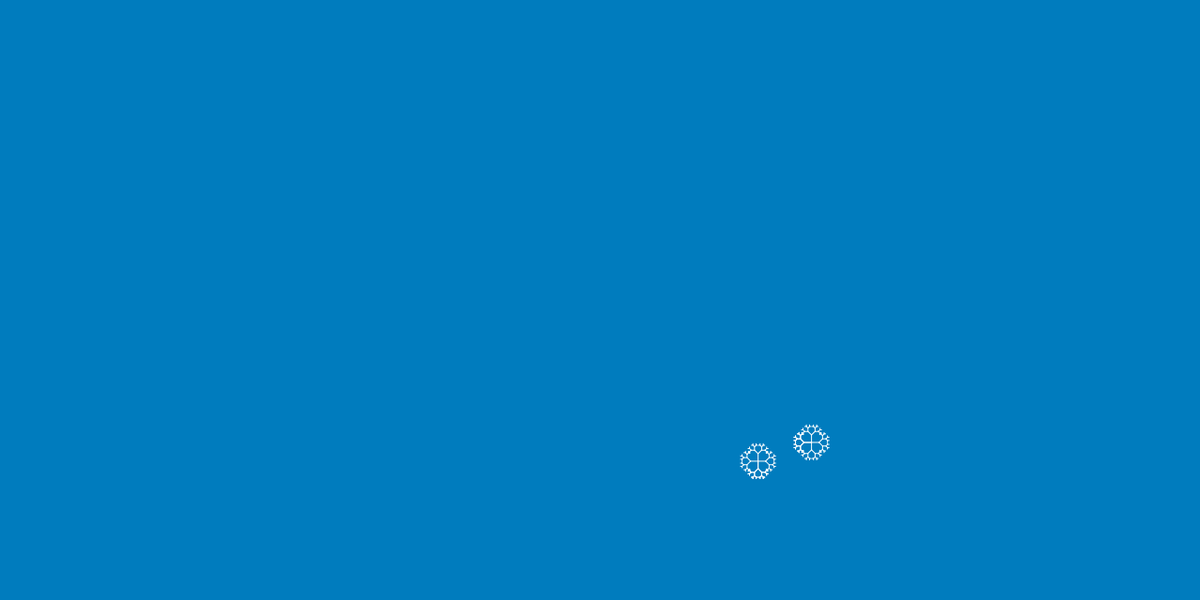
Frame 1 (no input)
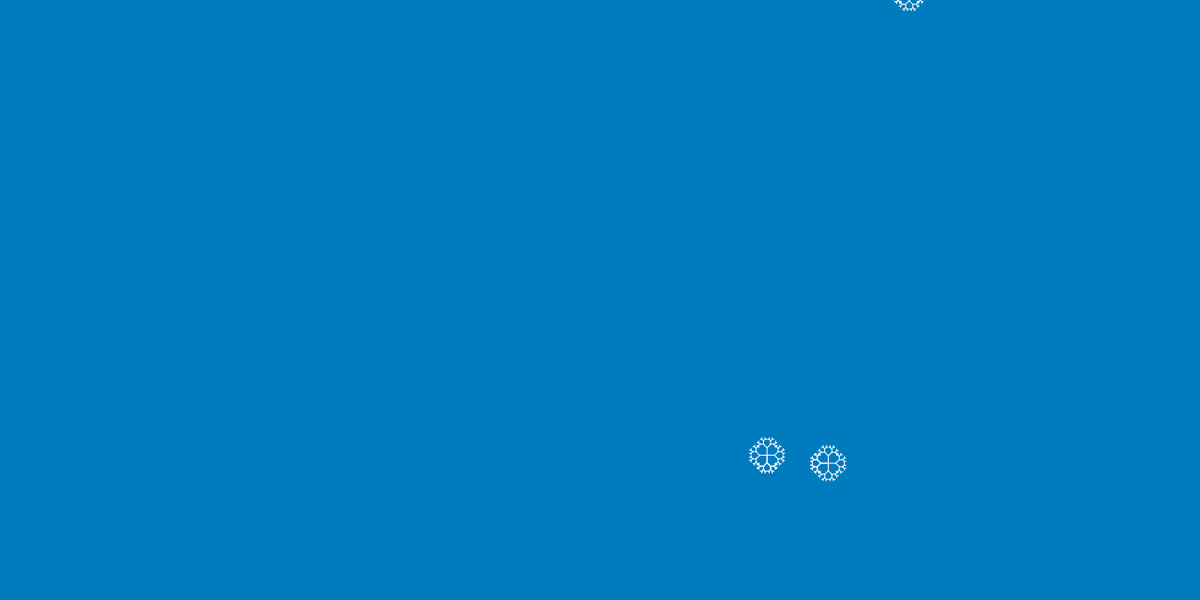
Frame 60 (no input)
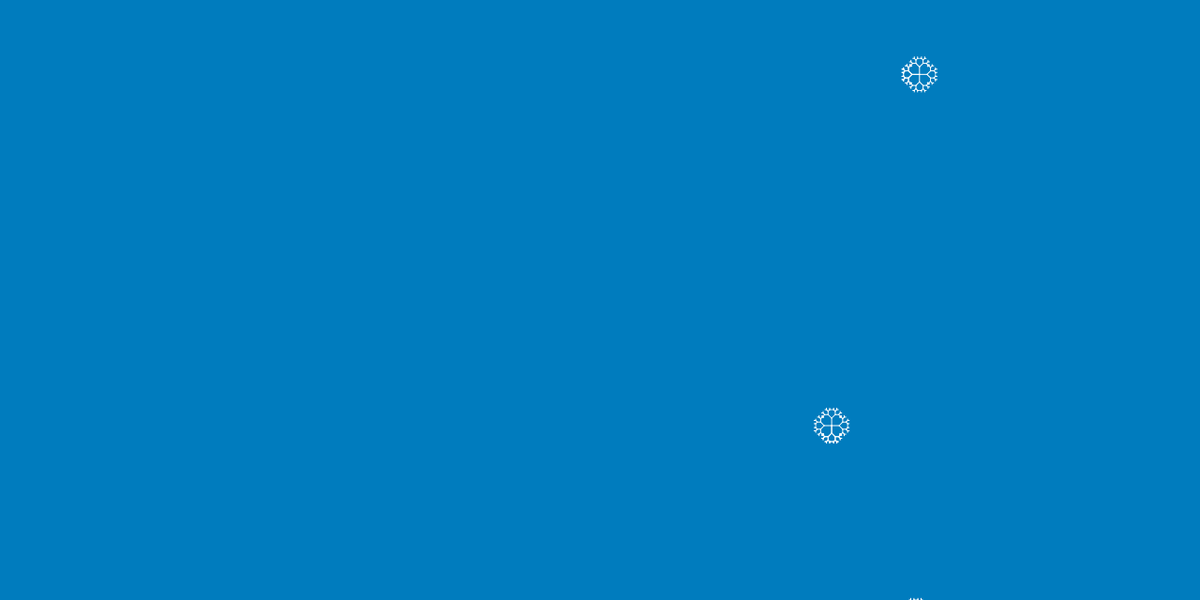
Frame 120 (the mouse pressed at the canvas centre since frame 60)

The p5.js sketch that drew these frames (run headless with seeded random() and noise() and a simulated clock; from frame 60 on, the mouse is pressed at the canvas centre):

// p5.js sketch
// ── sketch.js
/*jshint esversion: 6 */
var p;
var swag = 0;
var swagstep = 0.005;

var Canvas = {
  init() {
    createCanvas(1280, 640);
    document.querySelector('main')
      .appendChild(document.querySelector('canvas'));

    ps = new ParticleSystem(createVector(width / 2, -20));
    for (let i = 0; i < 12; ++i) ps.addParticle();
    repeller = new Repeller(width / 2, height / 2);

    slider = createSlider(0, TWO_PI, PI / 4, 0.01);

  },
  draw() {
    background('#007CBE');

    var gravity = createVector(0, 0.0005);
    ps.applyForce(gravity);

    // ps.applyRepeller(repeller);
    // repeller.display();
    ps.run();
  }
};

//~-~-~-~-~-~-~-~-~-~-~-~-~-~-~-~-~-~-~-~-~-~-~-~-~-~-~-~-~-~-~-~-~->

var Repeller = function (x, y) {
  this.power = 2;
  this.position = createVector(x, y);

  this.display = function () {
    stroke(255);
    strokeWeight(2);
    fill(127);
    ellipse(this.position.x, this.position.y, 32, 32);
  };

  this.repel = function (p) {
    var dir = p5.Vector.sub(this.position, p.position); // Calculate direction of force
    var d = dir.mag(); // Distance between objects
    dir.normalize(); // Normalize vector (distance doesn't matter here, we just want this vector for direction)
    d = constrain(d, 1, 100); // Keep distance within a reasonable range
    var force = -1 * this.power / (d * d); // Repelling force is inversely proportional to distance
    dir.mult(force); // Get force vector --> magnitude * direction
    return dir;
  };
};

var ParticleSystem = function (position) {
  this.origin = position.copy();
  this.particles = [];
};

ParticleSystem.prototype.addParticle = function (particle = new Particle(this.origin)) {
  this.origin = createVector(width * Math.random() - 20);
  this.particles.push(particle = new Particle(createVector(width * Math.random() - 20, -20)));
};

ParticleSystem.prototype.run = function () {
  for (var i = this.particles.length - 1; i >= 0; i--) {
    var p = this.particles[i];
    p.run();
    if (p.isDead()) {
      this.particles.splice(i, 1);
      this.addParticle();
    }
  }
};

// A function to apply a force to all Particles
ParticleSystem.prototype.applyForce = function (f) {
  for (var i = 0; i < this.particles.length; i++) {
    this.particles[i].applyForce(f);
  }
};

ParticleSystem.prototype.applyRepeller = function (r) {
  for (var i = 0; i < this.particles.length; i++) {
    var p = this.particles[i];
    var force = r.repel(p);
    p.applyForce(force);
  }
};

var Particle = function (position) {
  this.acceleration = createVector(0, 0);
  this.velocity = createVector(0, 0);

  this.position = position.copy();
  this.lifespan = 275 + 600 * Math.random();
  this.mass = 0.5 + 1 * Math.random();

  let wind = createVector(0.003, 0);
  this.applyForce(wind);

  this.angle = 0;
  this.angularVelocity = 0;
  this.angularAcceleration = 0;
};

Particle.prototype.run = function () {
  this.update();
  this.display();
};

Particle.prototype.applyForce = function (force) {
  this.acceleration.add(p5.Vector.div(force, this.mass));
};

Particle.prototype.update = function () {
  this.velocity.add(this.acceleration);
  this.position.add(this.velocity);
  this.lifespan -= 2;

  this.angularVelocity += this.angularAcceleration;
  this.angle += constrain(this.angularVelocity * 1.5 * Math.random() / 4, -0.2, 0.2);
  this.angularAcceleration = constrain(this.acceleration.x / 10, 0, 1);
};

// Method to display
Particle.prototype.display = function () {
  angle = slider.value();
  //push();
  stroke(255, this.lifespan);
  fill(255, this.lifespan / 2);
  translate(this.position.x, this.position.y);
  let step = PI / 2;
  for (let deg = 0; deg <= TWO_PI; deg += step) {
    rotate(step);
    push();
    this.branch(8);
    pop();
  }
  //pop();
  /*
  stroke(255, this.lifespan);
  strokeWeight(2);
  fill(240, this.lifespan / 4 - 60);

  push();
  translate(this.position.x, this.position.y);
  rotate(this.angle);
  let size = {
    width: 25,
    height: 25
  };
  rect(-size.width / 2, -size.height / 2, size.width, size.height);
  pop();

}; */
}

// Is the article still useful?
Particle.prototype.isDead = function () {
  return this.lifespan < 0.0;
};

Particle.prototype.branch = function (len) {
  line(0, 0, 0, len);
  translate(0, len);
  if (len > 2) {
    push();
    rotate(angle);
    this.branch(len * 0.67);
    pop();
    push();
    rotate(-angle);
    this.branch(len * 0.67);
    pop();
  }
}

  //~-~-~-~-~-~-~-~-~-~-~-~-~-~-~-~-~-~-~-~-~-~-~-~-~-~-~-~-~-~-~-~-~->

  verbose = false;
  var Logger = {
    init() {
      this.frame = 0;
      this.fpsCounter = document.querySelector('hasp-fps');
    },
    startFrame() {
      if (this.fpsCounter) {
        this.frameStartTime = window.performance.now();
      }
      if (this.group === true) {
        console.group(`frame: ${this.frame}`);
        console.time();
      }
    },
    endFrame() {
      this.frame++;
      if (this.fpsCounter) {
        this.frameTime = (window.performance.now() - this.frameStartTime) / 10;
        if (verbose) {
          console.log(this.frameTime);
          console.log(frameRate());
        }
        this.fpsCounter.registerFrame(this.frameTime);
      }
      if (this.group === true) {
        if (verbose) {
          console.timeEnd();
          console.groupEnd();
        }
      }
    }
  };

  //~-~-~-~-~-~-~-~-~-~-~-~-~-~-~-~-~-~-~-~-~-~-~-~-~-~-~-~-~-~-~-~-~->


  function setup() {
    Canvas.init();
    Logger.init();
  }

  function draw() {
    Logger.startFrame();
    Canvas.draw();
    Logger.endFrame();
  }
/*
function Snowflake(position) {
  Particle.call(this, [position]);
}


Snowflake.prototype.display = function () {
  angle = slider.value();
  stroke(255);
  translate(width / 2, height / 2);
  let step = PI / 2;
  for (let deg = 0; deg <= TWO_PI; deg += step) {
    rotate(step);
    push();
    this.branch(50);
    pop();
  }
};

Snowflake.prototype.branch = function (len) {
  line(0, 0, 0, len);
  translate(0, len);
  if (len > 4) {
    push();
    rotate(angle);
    this.branch(len * 0.67);
    pop();
    push();
    rotate(-angle);
    this.branch(len * 0.67);
    pop();
  }
};

Snowflake.prototype = Object.create(Particle.prototype);*/
